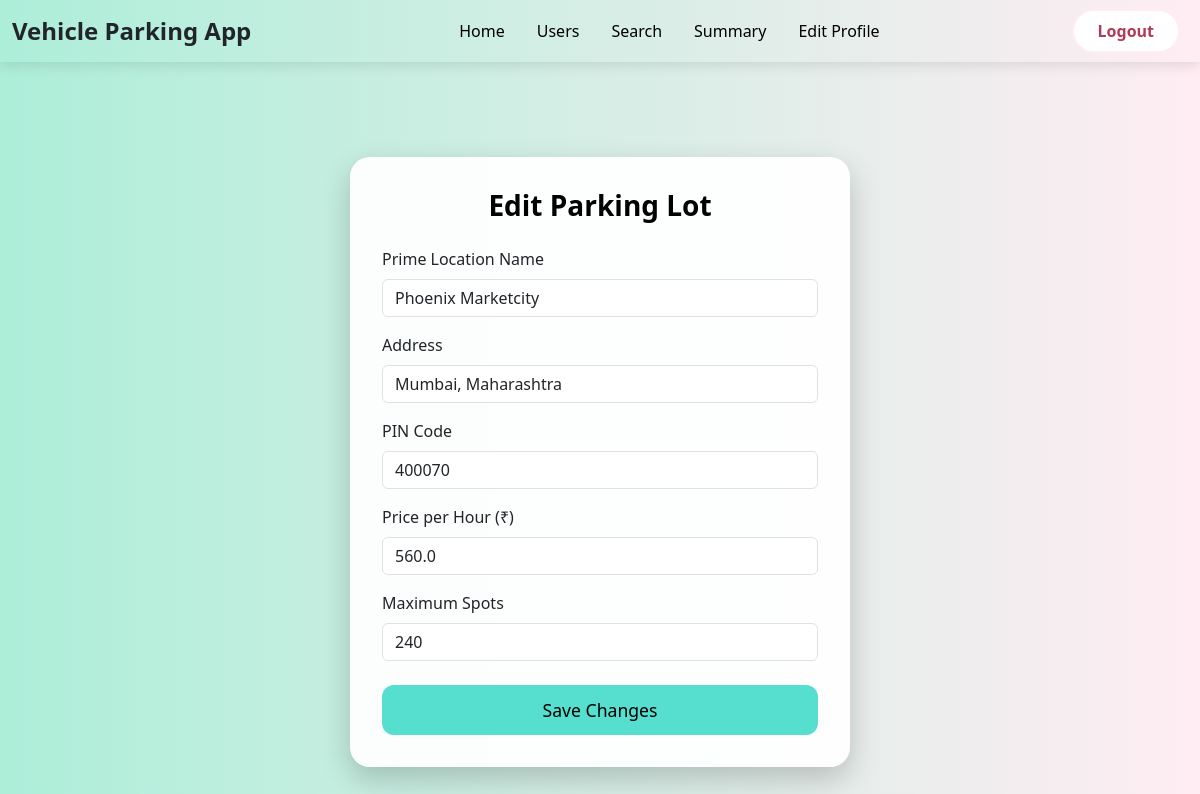
The page /admin_dashboard/edit_parking_lot/3 (signed in) on the database as committed earlier.
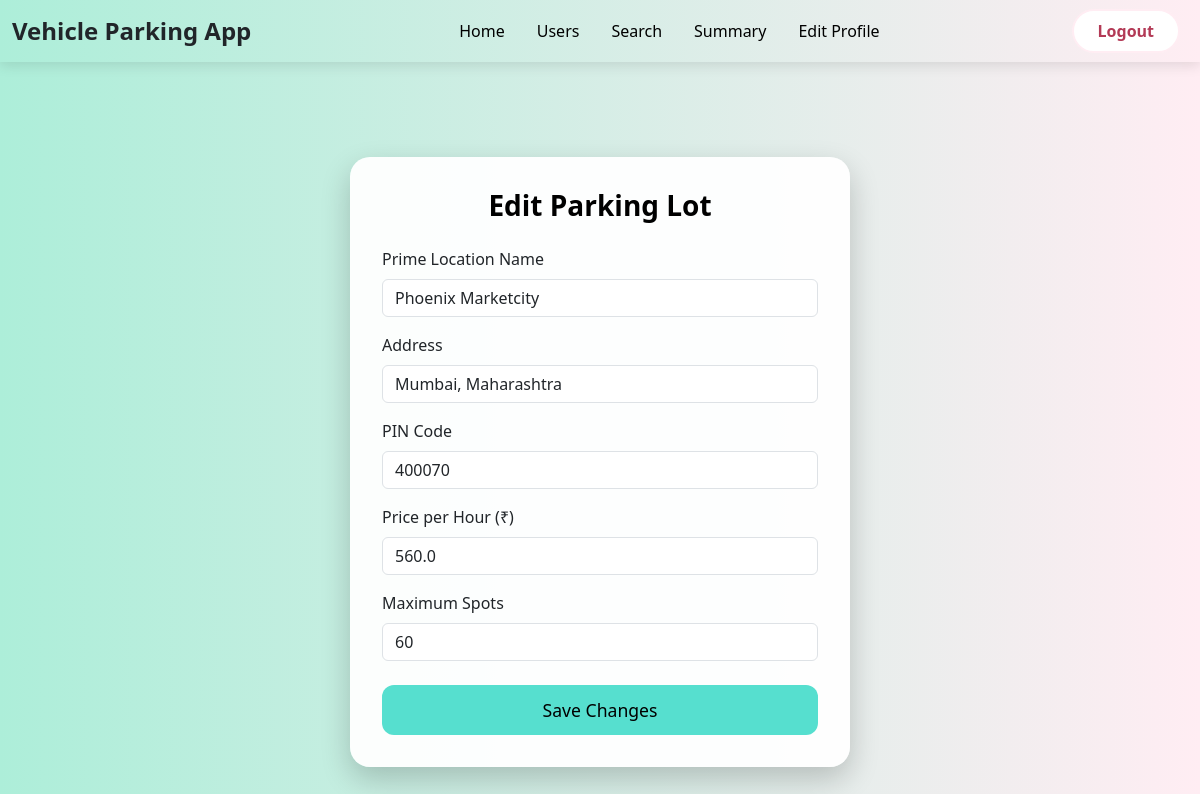
The same page on the database as committed later.
### models.py (models this page shows)
class Parking_Lot(db.Model):
    __tablename__ = 'parking_lot'
    id = db.Column(db.Integer, primary_key=True)
    prime_location_name = db.Column(db.String(128), nullable=False)
    address = db.Column(db.String(128), nullable=False)
    pin_code = db.Column(db.String(6), nullable=False)
    price_per_hour = db.Column(db.Float, nullable=False)
    maximum_spots = db.Column(db.Integer, nullable=False)
    parking_spots = db.relationship('Parking_Spot', backref='parking_lot', lazy=True)

### routes.py (the view)
@app.route('/admin_dashboard/edit_parking_lot/<int:lot_id>')
@admin_required
def edit_parking_lot(lot_id):
    parking_lot = Parking_Lot.query.get(lot_id)
    if not parking_lot:
        flash('Parking lot not found', 'danger')
        return redirect(url_for('admin_dashboard', user_id=session['user_id']))
    return render_template('edit_parking_lot.html', parking_lot=parking_lot)

### routes.py (called while the page is built)
def admin_required(func):
    @wraps(func)
    def inner(*args, **kwargs):
        if 'user_id' not in session:
            flash('You need to log in first', 'danger')
            return redirect(url_for('admin_login'))
        user = User.query.get(session['user_id'])
        if not user.is_admin:
            flash('You do not have permission to access this page', 'danger')
            return redirect(url_for('admin_login'))
        return func(*args, **kwargs)
    return inner

### templates/edit_parking_lot.html (shortened to what this page needs)
{% extends 'layout.html' %}
{% block navbar %}
    {% include 'admin_navbar.html' %}
{% endblock navbar %}
{% block content %}
<div class="container d-flex justify-content-center align-items-center edit-lot-container">
    <div class="edit-lot-card text-center">
        <h2 class="form-title mb-4">Edit Parking Lot</h2>
        <form method="POST" action="">
            <div class="mb-3 text-start">
                <label for="prime_location_name" class="form-label">Prime Location Name</label>
                <input type="text" class="form-control" id="prime_location_name" name="prime_location_name" value="{{parking_lot.prime_location_name}}" required>
            </div>
            <div class="mb-3 text-start">
                <label for="address" class="form-label">Address</label>
                <input type="text" class="form-control" id="address" name="address" value="{{parking_lot.address}}" required>
            </div>
            <div class="mb-3 text-start">
                <label for="pin_code" class="form-label">PIN Code</label>
                <input type="text" class="form-control" id="pin_code" name="pin_code" value="{{parking_lot.pin_code}}" required>
            </div>
            <div class="mb-3 text-start">
                <label for="price_per_hour" class="form-label">Price per Hour (₹)</label>
                <input type="number" class="form-control" id="price_per_hour" name="price_per_hour" value="{{parking_lot.price_per_hour}}" min="0" required>
            </div>
            <div class="mb-4 text-start">
                <label for="maximum_spots" class="form-label">Maximum Spots</label>
                <input type="number" class="form-control" id="maximum_spots" name="maximum_spots" value="{{parking_lot.maximum_spots}}" min="1" required>
            </div>
            <div class="d-grid">
                <button type="submit" class="btn btn-save">Save Changes</button>
            </div>
        </form>
    </div>
</div>
{% endblock content %}

Rows that differ between the two databases and show on the page:
changed Parking_Lot "Phoenix Marketcity": maximum_spots "240" → "60"
